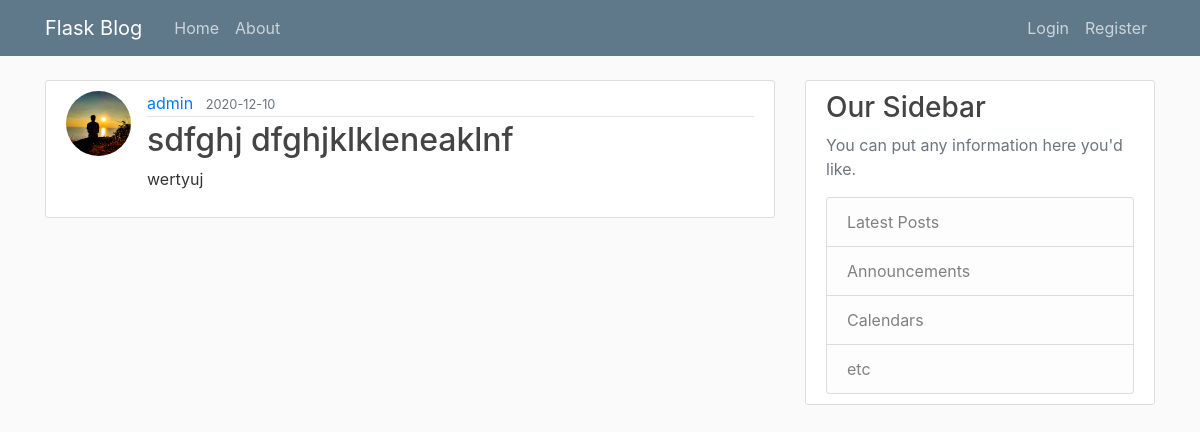
The app's page /post/17 with its own data.
### app/models.py (models this page shows, shortened)
class User(db.Model, UserMixin):
    id = db.Column(db.Integer, primary_key=True)
    username = db.Column(db.String(20), unique=True, nullable=False)
    email = db.Column(db.String(100), unique=True, nullable=False)
    img = db.Column(db.String(20), nullable=False, default='default.jpg')
    password = db.Column(db.String(60), nullable=False)
    posts = db.relationship("Post", backref="author", lazy=True)

class Post(db.Model):
    id = db.Column(db.Integer, primary_key=True)
    title = db.Column(db.String(100), nullable=False)
    date_posted = db.Column(db.DateTime, nullable=False, default=datetime.utcnow)
    content = db.Column(db.Text, nullable=False)
    user_id = db.Column(db.Integer, db.ForeignKey("user.id"), nullable=False)

### app/posts/routes.py (the view)
@posts.route("/post/<int:post_id>")
def post(post_id):
    post = Post.query.get_or_404(post_id)
    return render_template('post.html', title=post.title, post=post)

### app/templates/post.html (shortened to what this page needs)
{% extends "layout.html" %}
{% block content %}
    <article class="media content-section">
        <img class="rounded-circle article-img" src="{{ url_for("static", filename="profile_pics/"+post.author.img) }}">
        <div class="media-body">
            <div class="article-metadata">
                <a class="mr-2" href="{{ url_for("users.user_posts", username=post.author.username) }}">{{ post.author.username }}</a>
                <small class="text-muted">{{ post.date_posted.strftime("%Y-%m-%d") }}</small>
            </div>
            <h2 class="article-title">{{ post.title }}</h2>
            <p class="article-content">{{ post.content }}</p>
        </div>
    </article>
{% endblock content %}

### app/static/main.css (style rules this page uses)
body { background: #fafafa; color: #333333; margin-top: 5rem; }
h1, h2, h3, h4, h5, h6 { color: #444444; }
.content-section { background: #ffffff; padding: 10px 20px; border: 1px solid #dddddd; border-radius: 3px; margin-bottom: 20px; }
.article-title { color: #444444; }
.article-content { white-space: pre-line; }
.article-img { height: 65px; width: 65px; margin-right: 16px; }
.article-metadata { padding-bottom: 1px; margin-bottom: 4px; border-bottom: 1px solid #e3e3e3 }

### records on screen
User: img (picture), author.username "admin"
Post: date_posted "2020-12-10", title "sdfghj dfghjklkleneaklnf", content "wertyuj"
